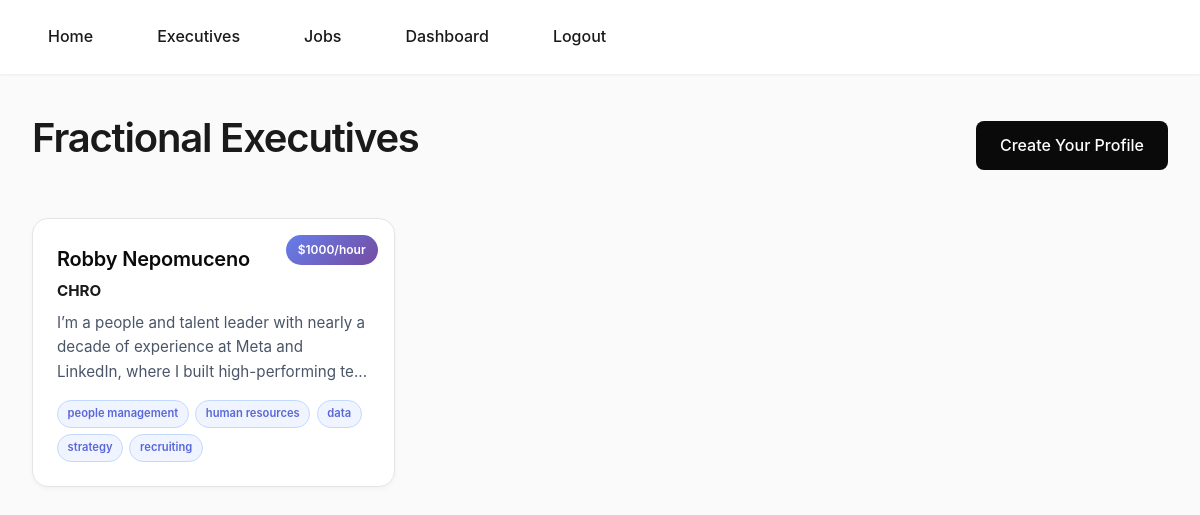
The app's page /executives/ (signed in) with its own data.
### classifieds/models.py (models this page shows, shortened)
class ExecutiveProfile(models.Model):
    name = models.CharField(max_length=120)
    title = models.CharField(max_length=160)
    bio = models.TextField(blank=True)
    skills_text = models.CharField(max_length=300, blank=True)  # Legacy field - keep for now
    rate_text = models.CharField(max_length=120, blank=True)
    email = models.EmailField()
    timezone = models.CharField(max_length=60, blank=True)
    created_at = models.DateTimeField(auto_now_add=True)
    owner = models.ForeignKey(
        settings.AUTH_USER_MODEL,
        on_delete=models.CASCADE,
        related_name="executive_profiles",
        null=True,
        blank=True
    )
    skills_tags = models.CharField(
        max_length=500,
        blank=True,
        help_text="Comma-separated tags (e.g., python, django, cto, startup)"
    )
    def get_tags_list(self):
        if not self.skills_tags:
            return []
        return [tag.strip().lower() for tag in self.skills_tags.split(",") if tag.strip()]

### classifieds/views.py (the view)
# urls.py: path("", views.exec_list, name="exec_list"),                      # /executives/
def exec_list(request):
    execs = ExecutiveProfile.objects.order_by("-created_at")
    return render(request, "classifieds/exec_list.html", {"execs": execs})

### classifieds/templates/classifieds/exec_list.html (shortened to what this page needs)
{% load static %}
<!DOCTYPE html>
<html>
<head>
    <link rel="stylesheet" href="{% static 'frac-app.css' %}">
</head>
<body>
    <nav>
        <div class="container">
            <a href="{% url 'home' %}">Home</a>
            <a href="{% url 'exec_list' %}">Executives</a>
            <a href="{% url 'job_list' %}">Jobs</a>
            {% if user.is_authenticated %}
                <a href="{% url 'dashboard' %}">Dashboard</a>
                <a href="{% url 'logout' %}">Logout</a>
            {% else %}
                <a href="{% url 'login' %}">Login</a>
                <a href="{% url 'signup' %}">Sign Up</a>
            {% endif %}
        </div>
    </nav>
    <div class="container">
        <div style="display: flex; justify-content: space-between; align-items: center; margin-bottom: 2rem;">
            <h1>Fractional Executives</h1>
            {% if user.is_authenticated %}
                <a href="{% url 'create_profile' %}" class="btn">Create Your Profile</a>
            {% else %}
                <a href="{% url 'signup' %}" class="btn">Sign Up to Create Profile</a>
            {% endif %}
        </div>
        {% if execs %}
            <div class="card-grid">
                {% for exec in execs %}
                    <div class="card card-clickable" onclick="window.location='{% url 'exec_detail' exec.pk %}'">
                        {% if exec.rate_text %}
                            <span class="card-rate">{{ exec.rate_text }}</span>
                        {% endif %}
                        <h2>{{ exec.name }}</h2>
                        <p><strong>{{ exec.title }}</strong></p>
                        {% if exec.bio %}
                            <p>{{ exec.bio|slice:":120" }}{% if exec.bio|length > 120 %}...{% endif %}</p>
                        {% endif %}
                        {% with tags=exec.get_tags_list %}
                            {% if tags %}
                                <div class="tags-container">
                                    {% for tag in tags %}
                                        <span class="tag-badge">{{ tag }}</span>
                                    {% endfor %}
                                </div>
                            {% endif %}
                        {% endwith %}
                    </div>
                {% endfor %}
            </div>
        {% else %}
            <p>No executive profiles yet. Be the first!</p>
        {% endif %}
    </div>
</body>
</html>

### classifieds/static/frac-app.css (style rules this page uses)
a { text-decoration: none; }
* { margin: 0; padding: 0; box-sizing: border-box; }
body { font-family: -apple-system, BlinkMacSystemFont, "Segoe UI", Roboto, Oxygen, Ubuntu, sans-serif; background: #fafafa; color: #1a1a1a; line-height: 1.6; -webkit-font-smoothing: antialiased; }
h1 { font-size: 2.5rem; font-weight: 600; letter-spacing: -0.03em; margin-bottom: 1rem; }
h2 { font-size: 1.5rem; font-weight: 600; letter-spacing: -0.01em; margin-bottom: 0.5rem; }
p { margin-bottom: 0.75rem; color: #4a5568; }
.container { max-width: 1200px; margin: 0 auto; padding: 2rem; }
nav { background: white; box-shadow: 0 1px 3px rgba(0, 0, 0, 0.06); padding: 1rem 2rem; }
nav .container { display: flex; gap: 2rem; align-items: center; padding: 0; max-width: 1200px; margin: 0 auto; }
nav a { color: #1a1a1a; text-decoration: none; font-weight: 500; padding: 0.5rem 1rem; border-radius: 8px; transition: background 0.2s ease; }
.btn { display: inline-block; background: #0a0a0a; color: white; padding: 0.75rem 1.5rem; border-radius: 8px; text-decoration: none; font-weight: 500; border: none; cursor: pointer; transition: all 0.2s ease; }
.card-grid { display: grid; grid-template-columns: repeat(auto-fill, minmax(320px, 1fr)); gap: 1.5rem; margin-top: 1.5rem; }
.card { background: white; border: 1px solid #e5e5e5; border-radius: 16px; padding: 1.5rem; transition: all 0.3s ease; box-shadow: 0 2px 4px rgba(0, 0, 0, 0.04); position: relative; text-decoration: none !important; color: inherit !important; display: block; }
.card * { text-decoration: none !important; }
.card h2 { color: #0a0a0a; font-size: 1.25rem; margin-bottom: 0.25rem; }
.card p { color: #4a5568; font-size: 0.95rem; margin-bottom: 0.5rem; }
.card strong { color: #1a1a1a; }
.card-rate { position: absolute; top: 1rem; right: 1rem; background: linear-gradient(135deg, #667eea 0%, #764ba2 100%); color: white; font-size: 0.75rem; font-weight: 600; padding: 0.35rem 0.75rem; border-radius: 9999px; }
.tags-container { display: flex; flex-wrap: wrap; gap: 0.4rem; margin-top: 1rem; }
.tag-badge { display: inline-block; background: #f0f4ff; color: #5a67d8; font-size: 0.7rem; font-weight: 600; padding: 0.25rem 0.6rem; border-radius: 9999px; border: 1px solid #c3dafe; text-transform: lowercase; white-space: nowrap; }

### classifieds/templates/classifieds/exec_list.html (style rules this page uses)
.tags-container { display: flex; flex-wrap: wrap; gap: 0.4rem; margin-top: 1rem; }
.tag-badge { display: inline-block; background: #f0f4ff; color: #5a67d8; font-size: 0.7rem; font-weight: 600; padding: 0.25rem 0.6rem; border-radius: 9999px; border: 1px solid #c3dafe; text-transform: lowercase; white-space: nowrap; }
.card-clickable { cursor: pointer; }

### records on screen
ExecutiveProfile: rate_text "$1000/hour", name "Robby Nepomuceno", title "CHRO", bio "I’m a people and talent leader with nearly a decade of experience at Meta and LinkedIn, where I built high-performing te", tags "people management" "human resources" "data" "strategy" "recruiting"
